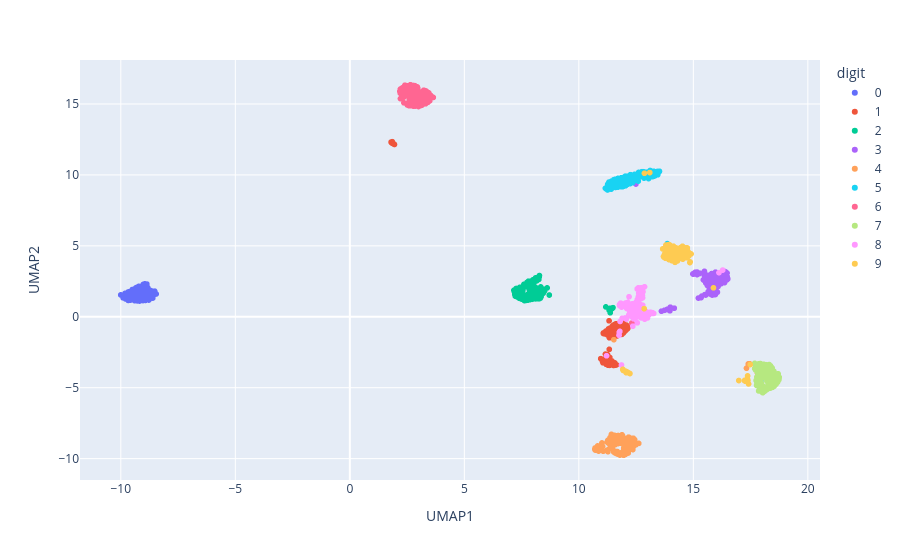

Here is the notebook cell this chart was saved with:
### Code cell
fig = px.scatter(
    df_umap, x="UMAP1", y="UMAP2", color=y.astype(str), labels={"color": "digit"}
)
fig.show()

### Figure 1 — Plotly figure (JSON) as saved in the notebook; plotly's stock layout.template omitted (floating-point values rounded to 4 significant figures; data arrays with more than 128 entries replaced by an {"elided": "..."} marker saying what was removed)
{"data": [{"hovertemplate": "digit=0<br>UMAP1=%{x}<br>UMAP2=%{y}<extra></extra>", "legendgroup": "0", "marker": {"color": "#636efa", "symbol": "circle"}, "mode": "markers", "name": "0", "showlegend": true, "type": "scattergl", "x": {"elided": "178 float values"}, "xaxis": "x", "y": {"elided": "178 float values"}, "yaxis": "y"}, {"hovertemplate": "digit=1<br>UMAP1=%{x}<br>UMAP2=%{y}<extra></extra>", "legendgroup": "1", "marker": {"color": "#EF553B", "symbol": "circle"}, "mode": "markers", "name": "1", "showlegend": true, "type": "scattergl", "x": {"elided": "182 float values"}, "xaxis": "x", "y": {"elided": "182 float values"}, "yaxis": "y"}, {"hovertemplate": "digit=2<br>UMAP1=%{x}<br>UMAP2=%{y}<extra></extra>", "legendgroup": "2", "marker": {"color": "#00cc96", "symbol": "circle"}, "mode": "markers", "name": "2", "showlegend": true, "type": "scattergl", "x": {"elided": "177 float values"}, "xaxis": "x", "y": {"elided": "177 float values"}, "yaxis": "y"}, {"hovertemplate": "digit=3<br>UMAP1=%{x}<br>UMAP2=%{y}<extra></extra>", "legendgroup": "3", "marker": {"color": "#ab63fa", "symbol": "circle"}, "mode": "markers", "name": "3", "showlegend": true, "type": "scattergl", "x": {"elided": "183 float values"}, "xaxis": "x", "y": {"elided": "183 float values"}, "yaxis": "y"}, {"hovertemplate": "digit=4<br>UMAP1=%{x}<br>UMAP2=%{y}<extra></extra>", "legendgroup": "4", "marker": {"color": "#FFA15A", "symbol": "circle"}, "mode": "markers", "name": "4", "showlegend": true, "type": "scattergl", "x": {"elided": "181 float values"}, "xaxis": "x", "y": {"elided": "181 float values"}, "yaxis": "y"}, {"hovertemplate": "digit=5<br>UMAP1=%{x}<br>UMAP2=%{y}<extra></extra>", "legendgroup": "5", "marker": {"color": "#19d3f3", "symbol": "circle"}, "mode": "markers", "name": "5", "showlegend": true, "type": "scattergl", "x": {"elided": "182 float values"}, "xaxis": "x", "y": {"elided": "182 float values"}, "yaxis": "y"}, {"hovertemplate": "digit=6<br>UMAP1=%{x}<br>UMAP2=%{y}<extra></extra>", "legendgroup": "6", "marker": {"color": "#FF6692", "symbol": "circle"}, "mode": "markers", "name": "6", "showlegend": true, "type": "scattergl", "x": {"elided": "181 float values"}, "xaxis": "x", "y": {"elided": "181 float values"}, "yaxis": "y"}, {"hovertemplate": "digit=7<br>UMAP1=%{x}<br>UMAP2=%{y}<extra></extra>", "legendgroup": "7", "marker": {"color": "#B6E880", "symbol": "circle"}, "mode": "markers", "name": "7", "showlegend": true, "type": "scattergl", "x": {"elided": "179 float values"}, "xaxis": "x", "y": {"elided": "179 float values"}, "yaxis": "y"}, {"hovertemplate": "digit=8<br>UMAP1=%{x}<br>UMAP2=%{y}<extra></extra>", "legendgroup": "8", "marker": {"color": "#FF97FF", "symbol": "circle"}, "mode": "markers", "name": "8", "showlegend": true, "type": "scattergl", "x": {"elided": "174 float values"}, "xaxis": "x", "y": {"elided": "174 float values"}, "yaxis": "y"}, {"hovertemplate": "digit=9<br>UMAP1=%{x}<br>UMAP2=%{y}<extra></extra>", "legendgroup": "9", "marker": {"color": "#FECB52", "symbol": "circle"}, "mode": "markers", "name": "9", "showlegend": true, "type": "scattergl", "x": {"elided": "180 float values"}, "xaxis": "x", "y": {"elided": "180 float values"}, "yaxis": "y"}], "layout": {"legend": {"title": {"text": "digit"}, "tracegroupgap": 0}, "margin": {"t": 60}, "xaxis": {"anchor": "y", "domain": [0, 1], "title": {"text": "UMAP1"}}, "yaxis": {"anchor": "x", "domain": [0, 1], "title": {"text": "UMAP2"}}}}
